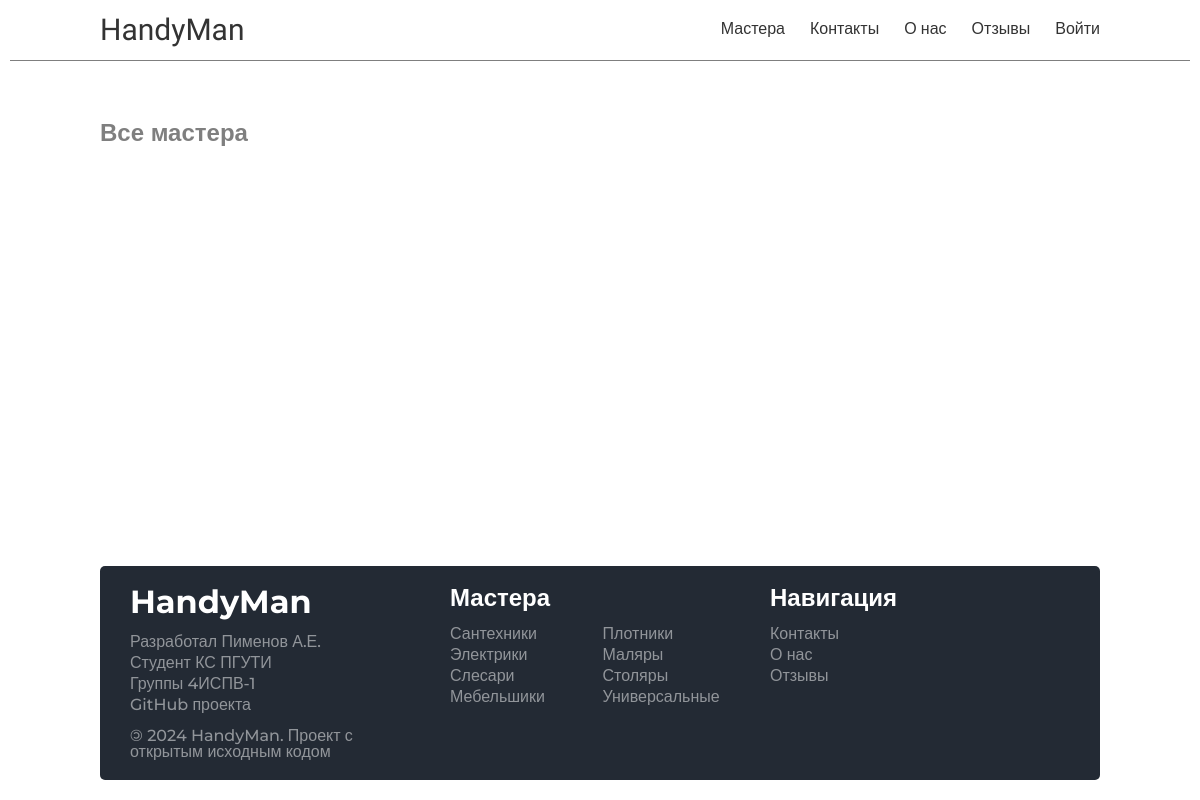
/masters/, run on an earlier commit of the app's database.
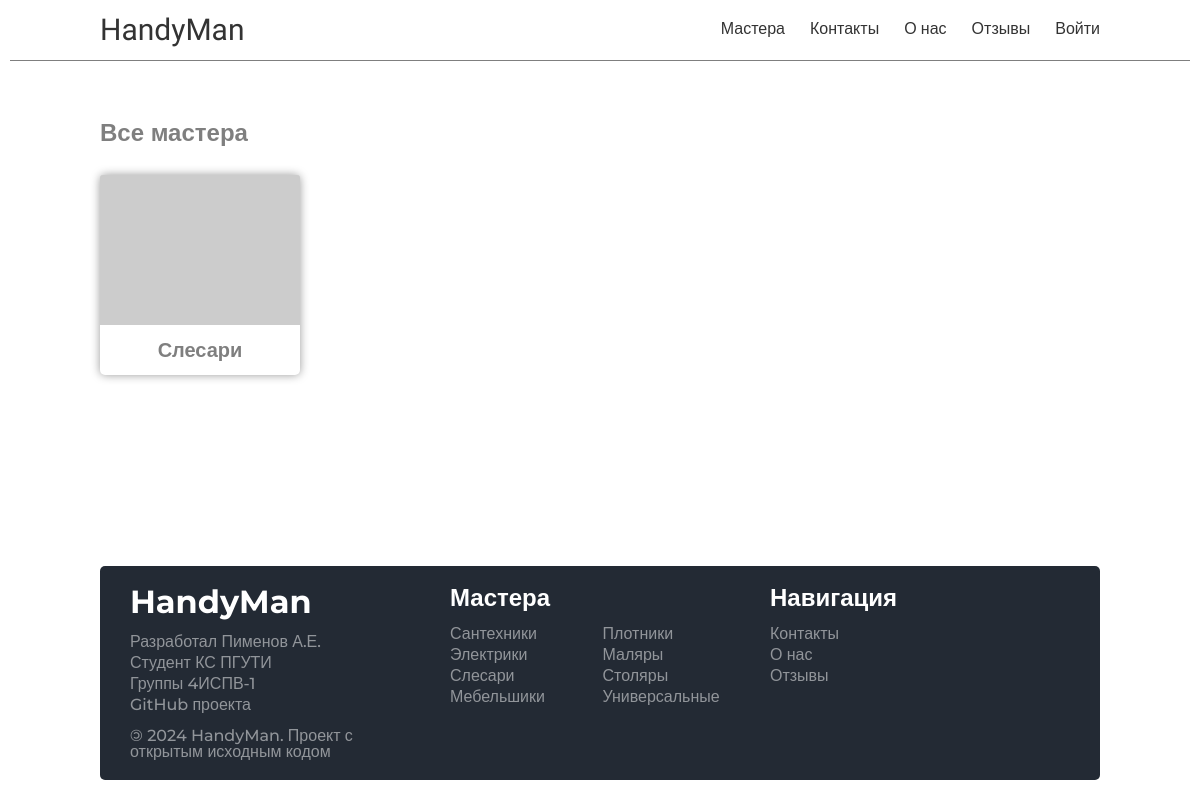
And on a later commit of the database.
### handyman/models.py (models this page shows, shortened)
class Skills(models.Model):
    id = models.UUIDField(primary_key=True, default=uuid.uuid4, editable=False)
    name = models.CharField(max_length=100)
    cat_name = models.CharField(
        max_length=100
    )  # Тоже что и name, но во множественном числе
    slug = models.CharField(max_length=100, unique=True)
    image = models.ImageField(upload_to='skills/images', blank=True, null=True)
    created_at = models.DateTimeField(auto_now_add=True)

### handyman/views.py (the view)
# urls.py: path('masters/', views.masters, name='masters'),
def masters(request):
    skills = Skills.objects.all()
    data = {
        "title": "Мастера",
        "skills": skills,
    }
    return render(request, "handyman/pages/master_pages/masters.html", context=data)

### handyman/templates/handyman/pages/master_pages/masters.html
{% extends "base.html" %}
{% block content %}
    {% include "handyman/include/header.html" %}
    <div class="main-container">
        <div class="main">
            <div class="master-block">
                <h2>Все мастера</h2>
                <div class="master-grid">
                    {% for skill in skills %}
                        <div class="card" onClick="document.location.href='{% url 'masters_type' skill.slug %}'">
                            {% if skill.image %}
                                <img src="{{ skill.image.url }}" alt="{{ skill.name }}"/>
                            {% else %}
                                <img src="https://placehold.co/200x150" alt="{{ skill.name }}"/>
                            {% endif %}
                            <div class="text">{{ skill.cat_name }}</div>
                        </div>
                    {% endfor %}
                </div>
            </div>
        </div>
    </div>
    {% include "handyman/include/footer.html" %}
{% endblock content %}

What changed in the data, as far as the page shows it:
added Skills: cat_name "Слесари"
